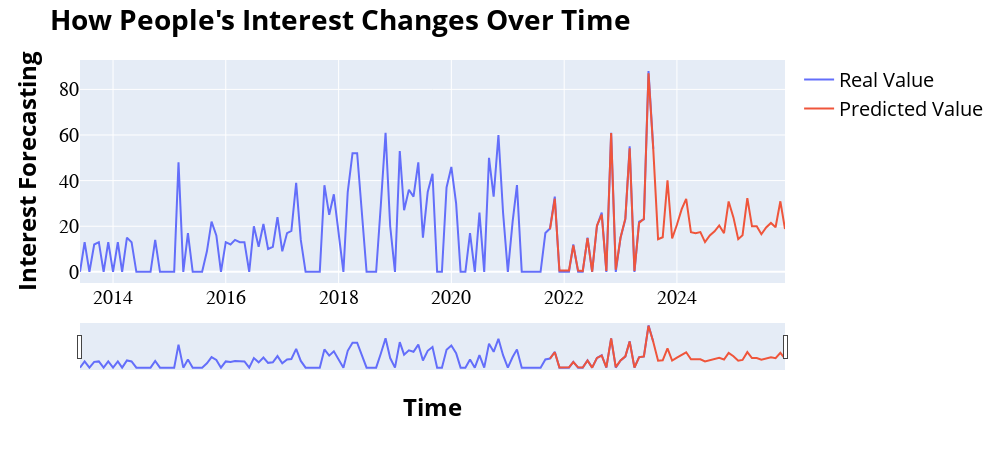
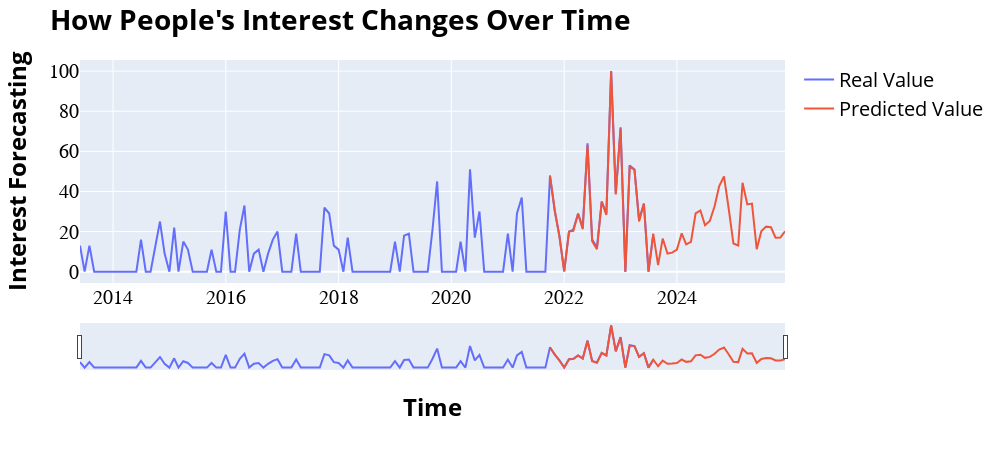

Here is the notebook cell these charts were saved with, in order:
### Markdown cell above
## MLP with moving window

### Code cell
for df in [df_global, df_local]:
    model, Score_te = modeling_MLP_slidingwindow1D(df, SEQUENCE=SEQUENCE, Y_SCALING=Y_SCALING, MOVING_TYPE=MOVING_TYPE,
                                                   TRAIN_WINDOW=TRAIN_WINDOW, FORECASTING_PERIOD=FORECASTING_PERIOD,
                                                   HIDDEN_ACTIVATION=HIDDEN_ACTIVATION, OUTPUT_ACTIVATION=OUTPUT_ACTIVATION,
                                                   REGULARIZER=REGULARIZER, DROPOUT_RATIO=DROPOUT_RATIO, MODEL_SUMMARY=MODEL_SUMMARY,
                                                   LOSS=LOSS, LEARNING_RATE=LEARNING_RATE, METRICS=METRICS,
                                                   VALIDATION_SPLIT=VALIDATION_SPLIT, VALIDATION_DATA=VALIDATION_DATA,
                                                   BATCH_SIZE=BATCH_SIZE, EPOCHS=EPOCHS, VERBOSE=VERBOSE,
                                                   MONITOR=MONITOR, EARLYSTOP_PATIENT=EARLYSTOP_PATIENT,
                                                   LEARNING_PLOT=LEARNING_PLOT,
                                                   PLOT_TITLE=PLOT_TITLE, PLOT_XLABEL=PLOT_XLABEL, PLOT_YLABEL=PLOT_YLABEL)
    display(Score_te)

### Figure 1 — Plotly figure (JSON) as saved in the notebook; plotly's stock layout.template omitted (floating-point values rounded to 4 significant figures; data arrays with more than 128 entries replaced by an {"elided": "..."} marker saying what was removed)
{"data": [{"hovertemplate": "variable=Real Value<br>index=%{x}<br>value=%{y}<extra></extra>", "legendgroup": "Real Value", "line": {"color": "#636efa", "dash": "solid"}, "marker": {"symbol": "circle"}, "mode": "lines", "name": "Real Value", "orientation": "v", "showlegend": true, "type": "scatter", "x": {"elided": "151 str values"}, "xaxis": "x", "y": {"elided": "151 int values"}, "yaxis": "y"}, {"hovertemplate": "variable=Predicted Value<br>index=%{x}<br>value=%{y}<extra></extra>", "legendgroup": "Predicted Value", "line": {"color": "#EF553B", "dash": "solid"}, "marker": {"symbol": "circle"}, "mode": "lines", "name": "Predicted Value", "orientation": "v", "showlegend": true, "type": "scatter", "x": {"elided": "151 str values"}, "xaxis": "x", "y": {"elided": "151 float values"}, "yaxis": "y"}], "layout": {"font": {"color": "black", "size": 20}, "height": 450, "legend": {"title": {"text": ""}, "tracegroupgap": 0}, "margin": {"t": 60}, "title": {"text": "<b>How People's Interest Changes Over Time<b>"}, "width": 1000, "xaxis": {"anchor": "y", "domain": [0, 1], "rangeslider": {"visible": true}, "tickfont": {"family": "Arial Black"}, "title": {"text": "<b>Time<b>"}}, "yaxis": {"anchor": "x", "domain": [0, 1], "tickfont": {"family": "Arial Black"}, "title": {"text": "<b>Interest Forecasting<b>"}}}}

### Figure 2 — Plotly figure (JSON) as saved in the notebook; plotly's stock layout.template omitted (floating-point values rounded to 4 significant figures; data arrays with more than 128 entries replaced by an {"elided": "..."} marker saying what was removed)
{"data": [{"hovertemplate": "variable=Real Value<br>index=%{x}<br>value=%{y}<extra></extra>", "legendgroup": "Real Value", "line": {"color": "#636efa", "dash": "solid"}, "marker": {"symbol": "circle"}, "mode": "lines", "name": "Real Value", "orientation": "v", "showlegend": true, "type": "scatter", "x": {"elided": "151 str values"}, "xaxis": "x", "y": {"elided": "151 int values"}, "yaxis": "y"}, {"hovertemplate": "variable=Predicted Value<br>index=%{x}<br>value=%{y}<extra></extra>", "legendgroup": "Predicted Value", "line": {"color": "#EF553B", "dash": "solid"}, "marker": {"symbol": "circle"}, "mode": "lines", "name": "Predicted Value", "orientation": "v", "showlegend": true, "type": "scatter", "x": {"elided": "151 str values"}, "xaxis": "x", "y": {"elided": "151 float values"}, "yaxis": "y"}], "layout": {"font": {"color": "black", "size": 20}, "height": 450, "legend": {"title": {"text": ""}, "tracegroupgap": 0}, "margin": {"t": 60}, "title": {"text": "<b>How People's Interest Changes Over Time<b>"}, "width": 1000, "xaxis": {"anchor": "y", "domain": [0, 1], "rangeslider": {"visible": true}, "tickfont": {"family": "Arial Black"}, "title": {"text": "<b>Time<b>"}}, "yaxis": {"anchor": "x", "domain": [0, 1], "tickfont": {"family": "Arial Black"}, "title": {"text": "<b>Interest Forecasting<b>"}}}}
